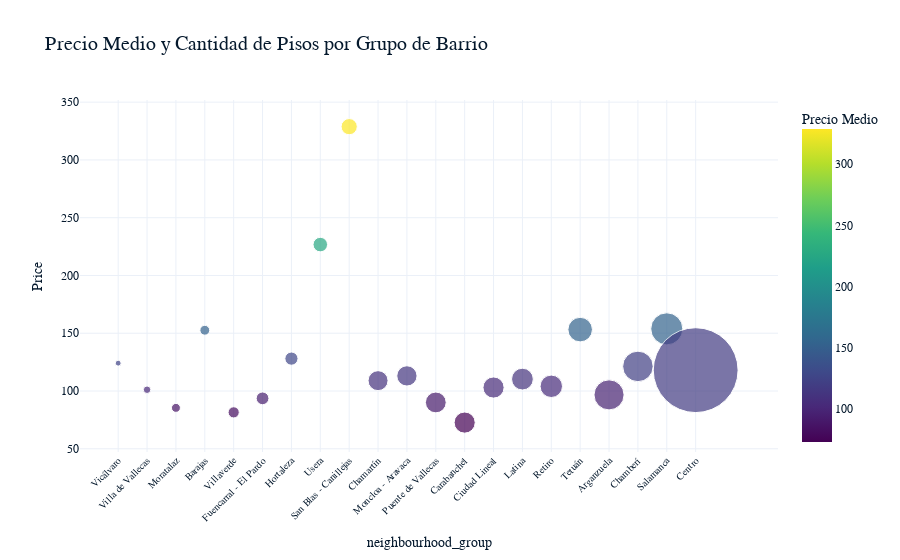

This figure's notebook cell:
### Markdown cell above
## Solo San Blas y Usera tienen un precio promedio que supere claramente los 200€

### Code cell
# Contar cuántos pisos hay en cada grupo de barrio
neighbourhood_group_counts = airbnb_df['neighbourhood_group'].value_counts()

# Crear un DataFrame con los datos necesarios para el gráfico
bubble_data = pd.DataFrame({
    'neighbourhood_group': neighbourhood_group_counts.index,
    'count': neighbourhood_group_counts.values,
    'price': precio_medio_neighbourhood_group[neighbourhood_group_counts.index].values
})

# Ordenar el DataFrame por la columna 'count' de menor a mayor
bubble_data = bubble_data.sort_values(by='count')

# Crear un gráfico de burbujas con Plotly
bubble_chart = px.scatter(
    bubble_data,
    x='neighbourhood_group',
    y='price',
    size='count',
    color='price',
    title='Precio Medio y Cantidad de Pisos por Grupo de Barrio',
    labels={'neighbourhood_group': 'Grupo de Barrio', 'price': 'Precio Medio', 'count': 'Cantidad de Pisos'},
    size_max=60,
    color_continuous_scale=px.colors.sequential.Viridis
)

# Mejorar la legibilidad de las etiquetas
bubble_chart.update_layout(
    title_font_size=20,
    xaxis_title='neighbourhood_group',
    yaxis_title='Price',
    xaxis_tickangle=-45,
    xaxis_tickfont_size=10,
    yaxis_tickfont_size=12,
    showlegend=True
)

# Mostrar el gráfico
bubble_chart.show()

### Figure 1 — Plotly figure (JSON) as saved in the notebook; plotly's stock layout.template omitted (floating-point values rounded to 4 significant figures)
{"data": [{"hovertemplate": "Grupo de Barrio=%{x}<br>Precio Medio=%{marker.color}<br>Cantidad de Pisos=%{marker.size}<extra></extra>", "legendgroup": "", "marker": {"color": [124.1, 101.1, 85.42, 152.6, 81.53, 93.64, 128.0, 226.7, 328.8, 109.0, 113.1, 90.1, 72.67, 103.0, 110.3, 104.1, 153.1, 96.66, 121.3, 153.8, 118.1], "coloraxis": "coloraxis", "size": [36, 59, 84, 101, 130, 169, 181, 221, 274, 417, 430, 452, 466, 467, 494, 525, 629, 945, 973, 1077, 7521], "sizemode": "area", "sizeref": 2.089, "symbol": "circle"}, "mode": "markers", "name": "", "orientation": "v", "showlegend": false, "x": ["Vicálvaro", "Villa de Vallecas", "Moratalaz", "Barajas", "Villaverde", "Fuencarral - El Pardo", "Hortaleza", "Usera", "San Blas - Canillejas", "Chamartín", "Moncloa - Aravaca", "Puente de Vallecas", "Carabanchel", "Ciudad Lineal", "Latina", "Retiro", "Tetuán", "Arganzuela", "Chamberí", "Salamanca", "Centro"], "xaxis": "x", "y": [124.1, 101.1, 85.42, 152.6, 81.53, 93.64, 128.0, 226.7, 328.8, 109.0, 113.1, 90.1, 72.67, 103.0, 110.3, 104.1, 153.1, 96.66, 121.3, 153.8, 118.1], "yaxis": "y", "type": "scatter"}], "layout": {"xaxis": {"anchor": "y", "domain": [0, 1], "title": {"text": "neighbourhood_group"}, "tickfont": {"size": 10}, "tickangle": -45}, "yaxis": {"anchor": "x", "domain": [0, 1], "title": {"text": "Price"}, "tickfont": {"size": 12}}, "coloraxis": {"colorbar": {"title": {"text": "Precio Medio"}}, "colorscale": [[0, "#440154"], [0.1111, "#482878"], [0.2222, "#3e4989"], [0.3333, "#31688e"], [0.4444, "#26828e"], [0.5556, "#1f9e89"], [0.6667, "#35b779"], [0.7778, "#6ece58"], [0.8889, "#b5de2b"], [1, "#fde725"]]}, "legend": {"tracegroupgap": 0, "itemsizing": "constant"}, "title": {"text": "Precio Medio y Cantidad de Pisos por Grupo de Barrio", "font": {"size": 20}}, "showlegend": true}}
